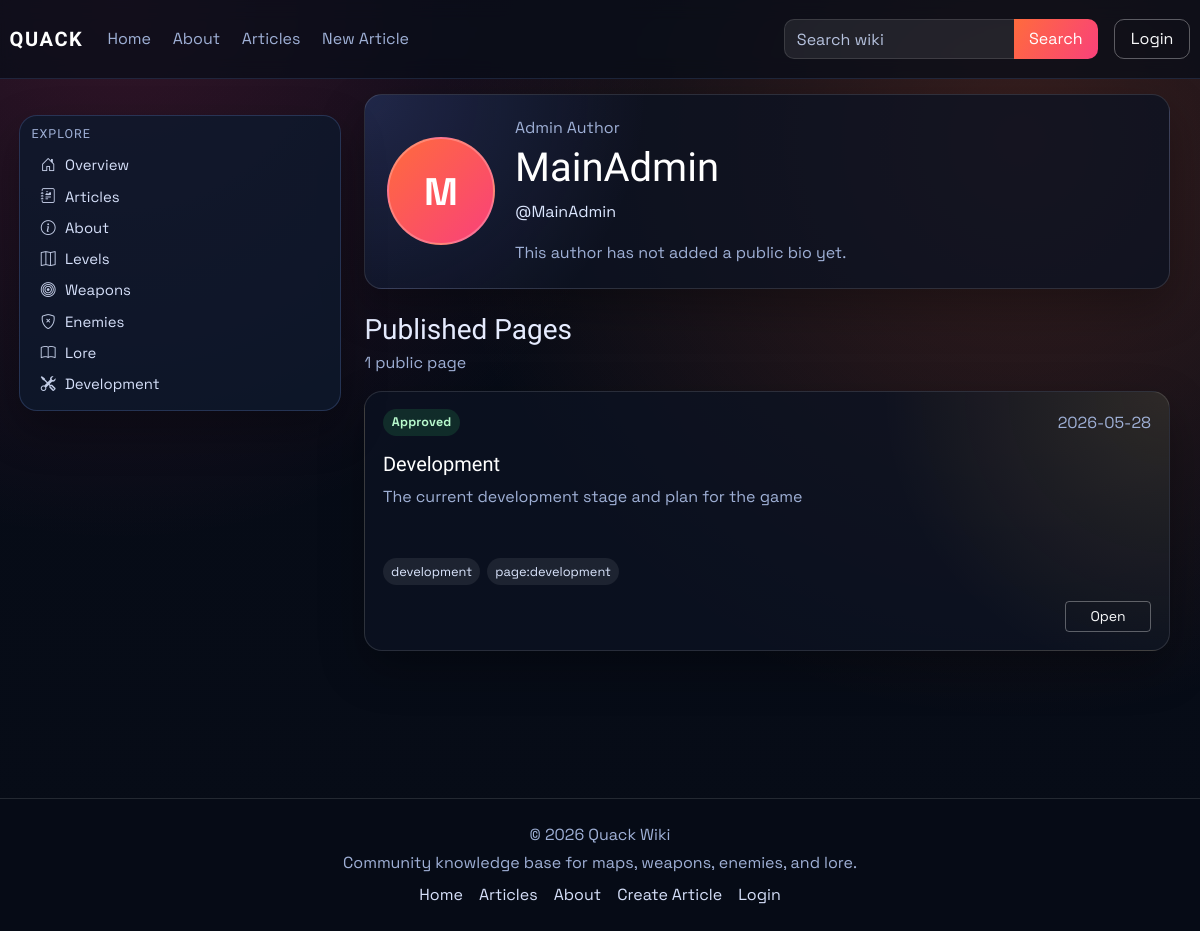
Before: /authors/MainAdmin with the older database file.
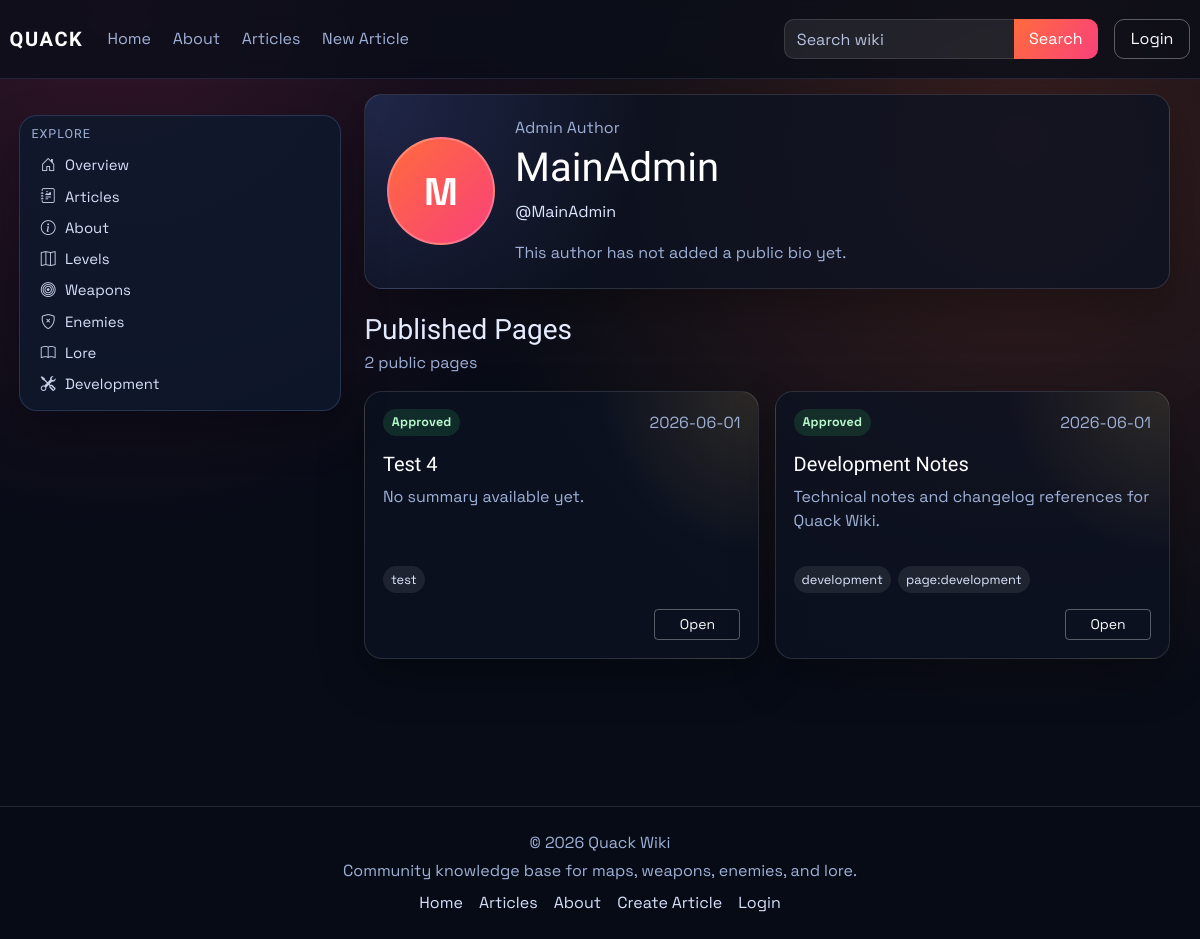
After: the same page with the newer database file.
### models.py (models this page shows)
class Article(db.Model):
    id = db.Column(db.Integer, primary_key=True)
    title = db.Column(db.String(120), unique=True, nullable=False)
    author = db.Column(db.String(120), nullable=False)
    created_at = db.Column(db.DateTime, default=datetime.utcnow)
    image_url = db.Column(db.String(120), default='default.png')
    summary = db.Column(db.Text)
    content = db.Column(db.Text, nullable=False)
    infobox_data = db.Column(db.Text, nullable=True)
    tags = db.Column(db.JSON, default=list)
    status = db.Column(db.String(20), default='pending', nullable=False)
    approved_by = db.Column(db.String(120), nullable=True)
    approved_at = db.Column(db.DateTime, nullable=True)
    is_archived = db.Column(db.Boolean, default=False, nullable=False)
    archived_at = db.Column(db.DateTime, nullable=True)

### main.py (the view)
@app.route('/authors/<username>')
def public_profile(username):
    user = User.query.filter_by(username=username, is_archived=False).first_or_404()
    articles = Article.query.filter_by(
        author=user.username,
        status='approved',
        is_archived=False,
    ).order_by(Article.created_at.desc()).all()
    article_links = {article_obj.id: article_public_url(article_obj) for article_obj in articles}
    return render_template(
        'public_profile.html',
        profile_user=user,
        articles=articles,
        article_links=article_links,
    )

### main.py (called while the page is built)
def article_public_url(article_obj: Article) -> str:
    if article_has_tag(article_obj, static_page_tag('about-us')):
        return url_for('about')
    return url_for('article', article_title=article_obj.title)

def static_page_tag(page_key: str) -> str:
    return f"page:{page_key.strip().lower()}"

def article_has_tag(article_obj: Article, tag_name: str) -> bool:
    wanted = tag_name.strip().lower()
    return any(str(tag).strip().lower() == wanted for tag in (article_obj.tags or []))

### templates/public_profile.html (shortened to what this page needs)
{% extends "_base.html" %}
{% block content %}
<div class="container-fluid px-0">
    <section class="author-hero mb-4">
        {% if profile_user.profile_image_url %}
        <img class="author-avatar" src="{{ url_for('static', filename='img/' ~ profile_user.profile_image_url) }}" alt="{{ profile_user.username }} profile picture">
        {% else %}
        <div class="author-avatar author-avatar-fallback">{{ profile_user.username[0]|upper }}</div>
        {% endif %}
        <div>
            <p class="article-meta mb-1">{{ profile_user.role|capitalize }} Author</p>
            <h1 class="article-title mb-2">{{ profile_user.public_display_name or profile_user.username }}</h1>
            <p class="author-username mb-3">@{{ profile_user.username }}</p>
            <p class="author-bio mb-0">{{ profile_user.public_bio or "This author has not added a public bio yet." }}</p>
        </div>
    </section>
    <section class="d-flex justify-content-between align-items-center mb-3">
        <div>
            <h3 class="mb-1">Published Pages</h3>
            <p class="article-meta mb-0">{{ articles|length }} public {{ 'page' if articles|length == 1 else 'pages' }}</p>
        </div>
    </section>
    <section class="my-pages-grid">
        {% for article in articles %}
        <article class="my-page-card">
            <div class="my-page-card-top">
                <span class="my-page-status my-page-status-approved">Approved</span>
                <span class="article-meta">{{ article.created_at.strftime('%Y-%m-%d') if article.created_at else 'Unknown date' }}</span>
            </div>
            <h3 class="my-page-title">{{ article.title }}</h3>
            <p class="my-page-summary">{{ article.summary or "No summary available yet." }}</p>
            {% if article.tags %}
            <div class="my-page-tags">
                {% for tag in article.tags[:5] %}
                <span>{{ tag }}</span>
                {% endfor %}
            </div>
            {% endif %}
            <div class="my-page-actions">
                <a class="btn btn-outline-light btn-sm" href="{{ article_links[article.id] }}">Open</a>
            </div>
        </article>
        {% else %}
        <div class="card p-4 my-pages-empty">
            <p class="text-muted mb-0">No published pages yet.</p>
        </div>
        {% endfor %}
    </section>
</div>
{% endblock %}

### templates/partials/tag_link.html
{% macro tag_article_link(tag, label, icon='', class_name='') -%}
<a href="{{ url_for('about') if tag == 'about-us' else url_for('tagged_article', tag=tag) }}"{% if class_name %} class="{{ class_name }}"{% endif %}>
    {% if icon %}<i class="{{ icon }} sidebar-icon"></i>{% endif %}{{ label }}
</a>
{%- endmacro %}

Changed rows visible on the page:
no longer on this page (row edited): Article: title "Development", created_at "2026-05-28", summary "The current development stage and plan for the game", 5 "development" "page:development"
added Article: created_at "2026-06-01", title "Test 4", summary "No summary available yet.", 5 "test"
added Article: created_at "2026-06-01", title "Development Notes", summary "Technical notes and changelog references for Quack Wiki.", 5 "development" "page:development"
Other visible differences:
{{ label }}: "About About Levels Weapons Enemies Lore About" → "About About Levels Weapons Enemies Lore Development About"
{{ articles|length }}: "1" → "2"
{{ 'page' if articles|length == 1 else 'pages' }}: "page" → "pages"
